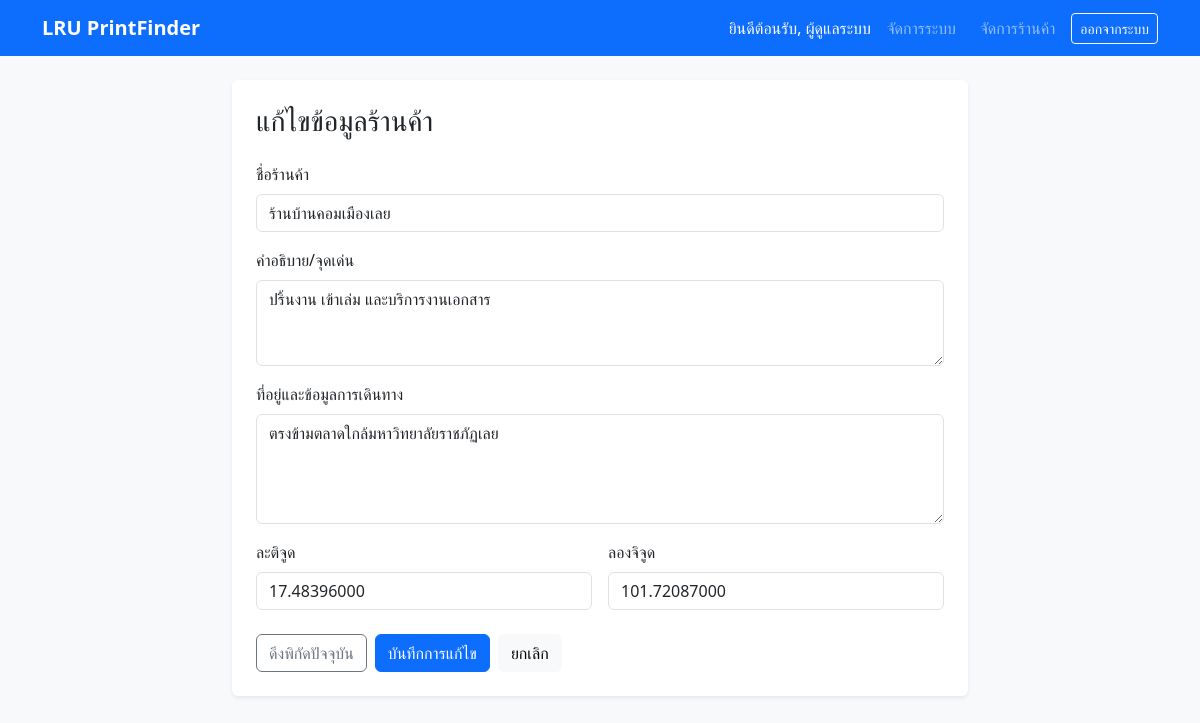
The app's page /store_form.php?id=3 (signed in) with its own data.
### tables this page shows
CREATE TABLE IF NOT EXISTS `Store` (
  `Store_ID` int(11) NOT NULL AUTO_INCREMENT,
  `Store_Name` varchar(150) NOT NULL,
  `Description` text DEFAULT NULL,
  `Address` text NOT NULL,
  `Latitude` decimal(10,8) NOT NULL,
  `Longitude` decimal(11,8) NOT NULL,
  PRIMARY KEY (`Store_ID`),
  UNIQUE KEY `uq_store_name` (`Store_Name`),
  CONSTRAINT `chk_store_latitude` CHECK (`Latitude` BETWEEN -90 AND 90),
  CONSTRAINT `chk_store_longitude` CHECK (`Longitude` BETWEEN -180 AND 180)
);

### store_form.php (the view, shortened to what this page needs)
<?php
require_once __DIR__ . '/db.php';
$storeId = filter_input(INPUT_GET, 'id', FILTER_VALIDATE_INT);
$isEdit = $storeId !== false && $storeId !== null && $storeId > 0;
$store = [
    'Store_Name' => '',
    'Description' => '',
    'Address' => '',
    'Latitude' => '',
    'Longitude' => '',
];
if ($isEdit) {
    $stmt = $pdo->prepare('SELECT Store_ID, Store_Name, Description, Address, Latitude, Longitude FROM `Store` WHERE Store_ID = ?');
    $stmt->execute([$storeId]);
    $store = $stmt->fetch();
}
?>
<!doctype html>
<html lang="th">
<head>
    <link href="https://cdn.jsdelivr.net/npm/bootstrap@5.3.3/dist/css/bootstrap.min.css" rel="stylesheet">
</head>
<body class="bg-light">
    <?php require __DIR__ . '/navbar.php'; ?>
    <main class="container py-4">
        <div class="row justify-content-center">
            <div class="col-lg-8">
                <div class="card shadow-sm border-0">
                    <div class="card-body p-4">
                        <h1 class="h3 mb-4"><?= $isEdit ? 'แก้ไขข้อมูลร้านค้า' : 'เพิ่มร้านค้าใหม่' ?></h1>
                        <form id="storeForm" action="<?= $isEdit ? 'store_update.php' : 'store_create.php' ?>" method="post" novalidate>
                            <div class="mb-3">
                                <label for="store_name" class="form-label">ชื่อร้านค้า</label>
                                <input type="text" class="form-control" id="store_name" name="store_name" maxlength="150" value="<?= htmlspecialchars($store['Store_Name'], ENT_QUOTES, 'UTF-8') ?>" required>
                            </div>
                            <div class="mb-3">
                                <label for="description" class="form-label">คำอธิบาย/จุดเด่น</label>
                                <textarea class="form-control" id="description" name="description" rows="3"><?= htmlspecialchars($store['Description'] ?? '', ENT_QUOTES, 'UTF-8') ?></textarea>
                            </div>
                            <div class="mb-3">
                                <label for="address" class="form-label">ที่อยู่และข้อมูลการเดินทาง</label>
                                <textarea class="form-control" id="address" name="address" rows="4" required><?= htmlspecialchars($store['Address'], ENT_QUOTES, 'UTF-8') ?></textarea>
                            </div>
                            <div class="row g-3">
                                <div class="col-md-6">
                                    <label for="latitude" class="form-label">ละติจูด</label>
                                    <input type="number" step="any" min="-90" max="90" class="form-control" id="latitude" name="latitude" value="<?= htmlspecialchars($store['Latitude'], ENT_QUOTES, 'UTF-8') ?>" required>
                                </div>
                                <div class="col-md-6">
                                    <label for="longitude" class="form-label">ลองจิจูด</label>
                                    <input type="number" step="any" min="-180" max="180" class="form-control" id="longitude" name="longitude" value="<?= htmlspecialchars($store['Longitude'], ENT_QUOTES, 'UTF-8') ?>" required>
                                </div>
                            </div>
                            <div class="d-flex flex-wrap gap-2 mt-4">
                                <button type="button" id="getLocation" class="btn btn-outline-secondary">ดึงพิกัดปัจจุบัน</button>
                                <button type="submit" class="btn btn-primary"><?= $isEdit ? 'บันทึกการแก้ไข' : 'บันทึกร้านค้า' ?></button>
                                <a href="admin_stores.php" class="btn btn-light">ยกเลิก</a>
                            </div>
                        </form>
                    </div>
                </div>
            </div>
        </div>
    </main>
</body>
</html>

### records on screen
store: store_name "ร้านบ้านคอมเมืองเลย", description "ปริ้นงาน เข้าเล่ม และบริการงานเอกสาร", address "ตรงข้ามตลาดใกล้มหาวิทยาลัยราชภัฏเลย", latitude "17.48396000", longitude "101.72087000"

### other values on screen
$name "ผู้ดูแลระบบ"
